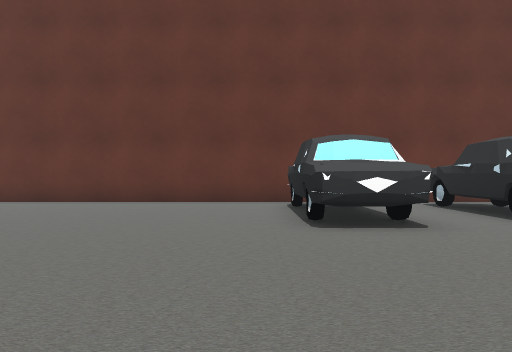
view 1 (above)

24 first-person views from a walk through a 3-D level made in the Unity game engine. The camera is 0.72 m above the floor, looks level and sees 70° across. The floor is counted in squares, 1 m on a side. Each view is taken from the middle of a square. On the plan, view 1 faces up. The plan holds only what a view shows up to about 11 squares ahead; the rest is blank. The place goes on beyond the plan. The player character is not drawn.

view 2
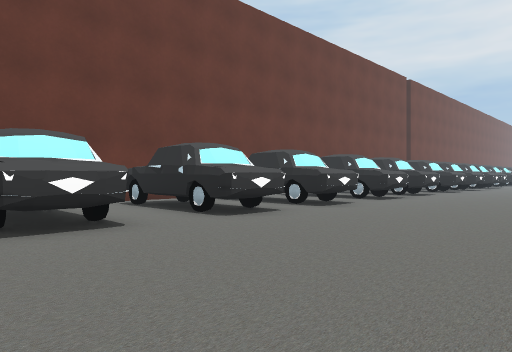

view 3
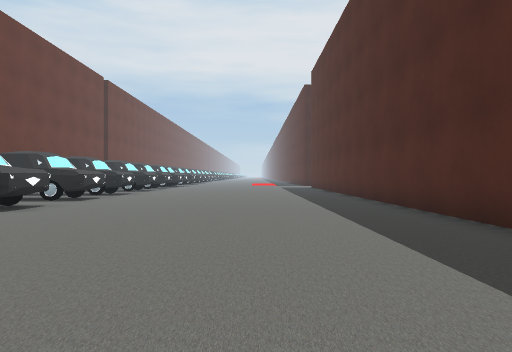

view 4
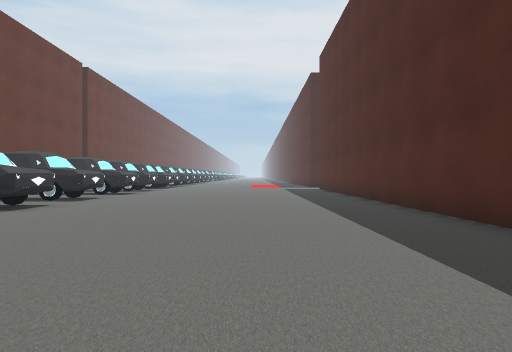

view 5
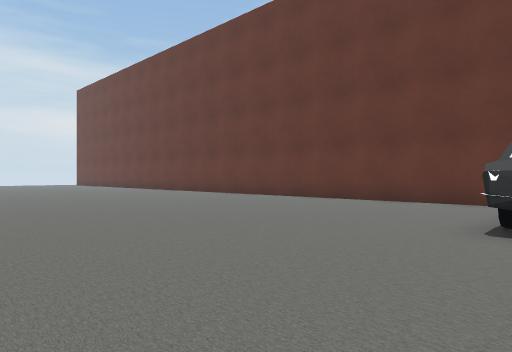

view 6
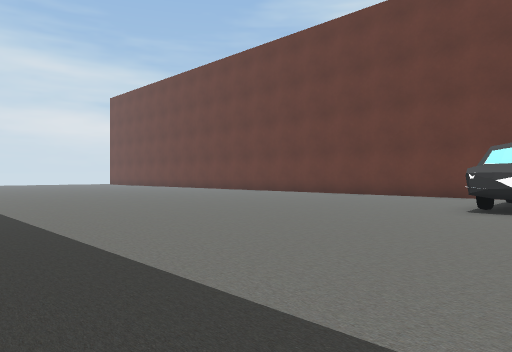

view 7
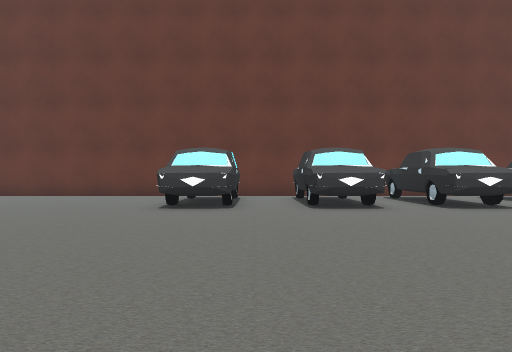

view 8
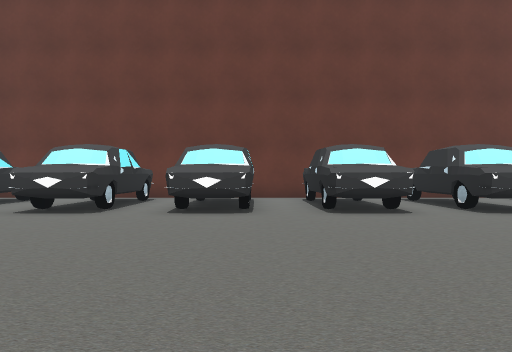

view 9
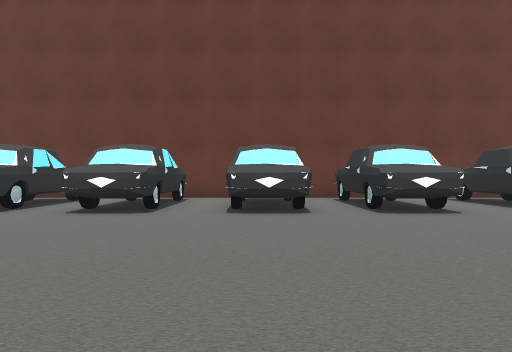

view 10
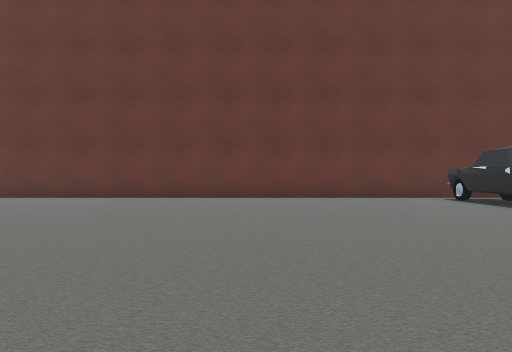

view 11
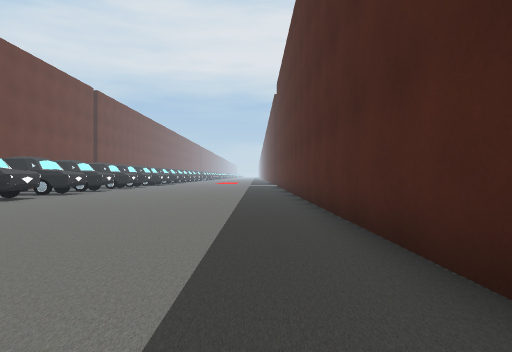

view 12
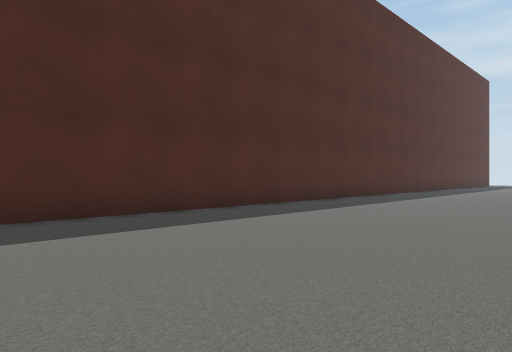

view 13
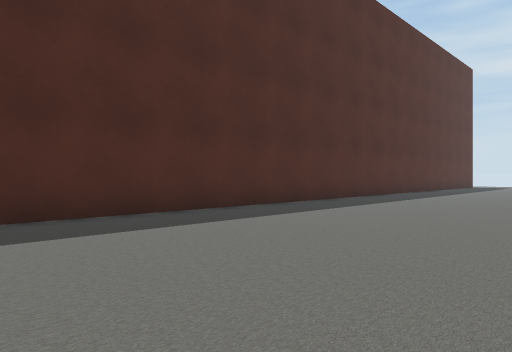

view 14
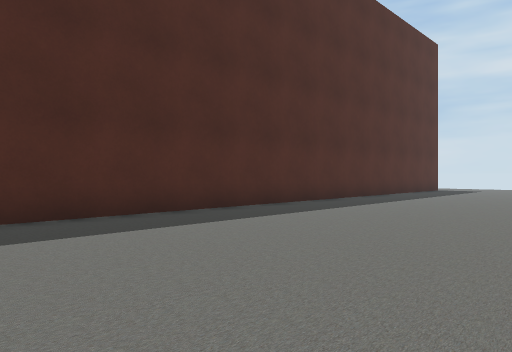

view 15
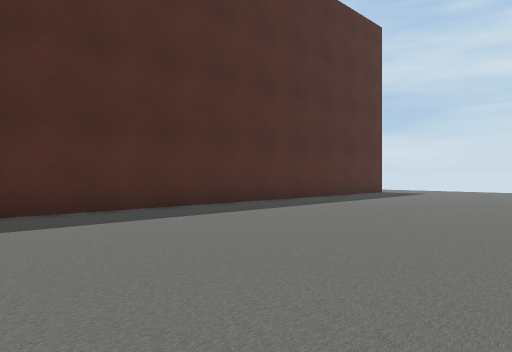

view 16
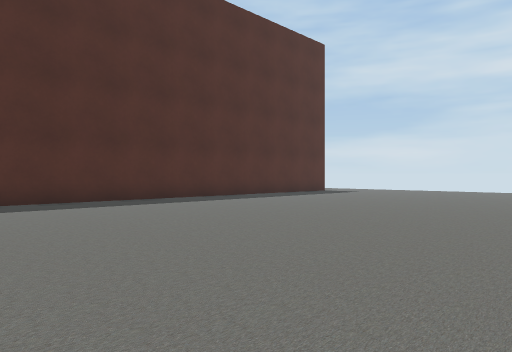

view 17
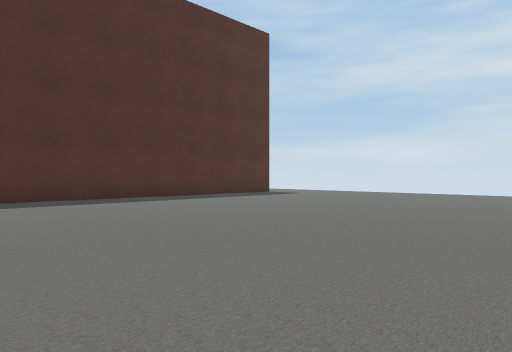

view 18
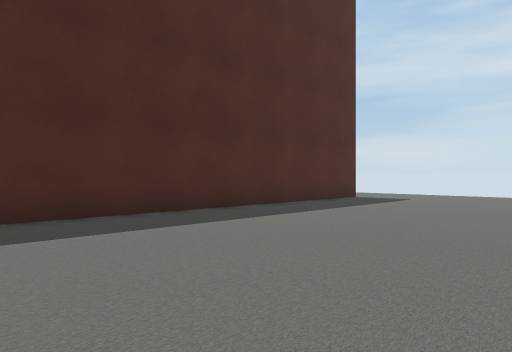

view 19
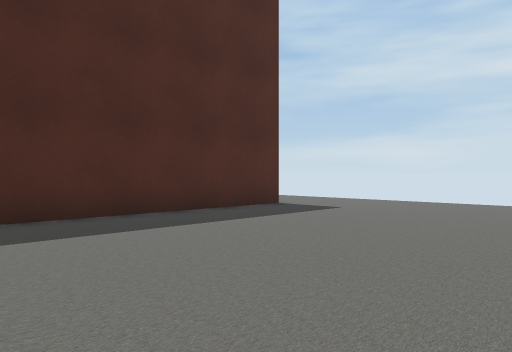

view 20
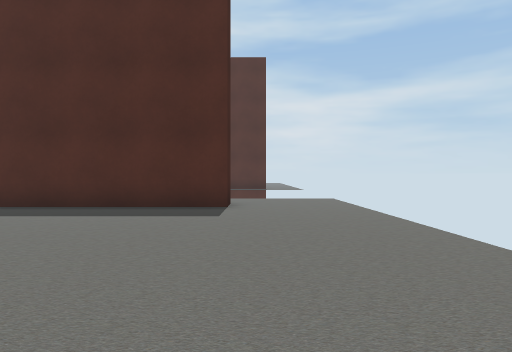

view 21
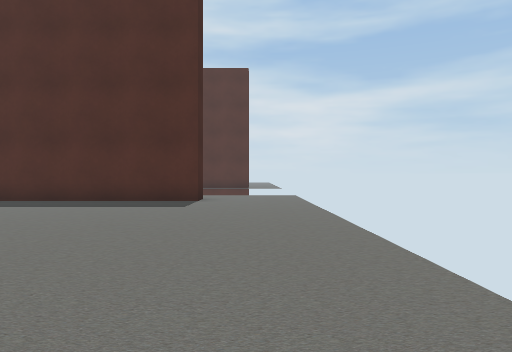

view 22
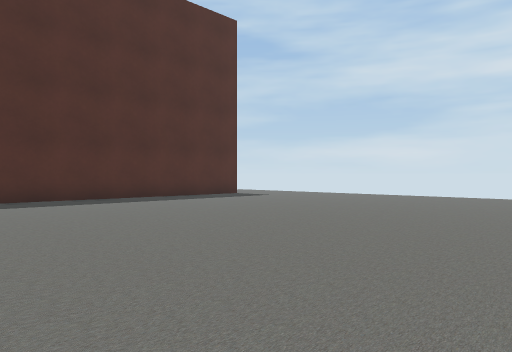

view 23
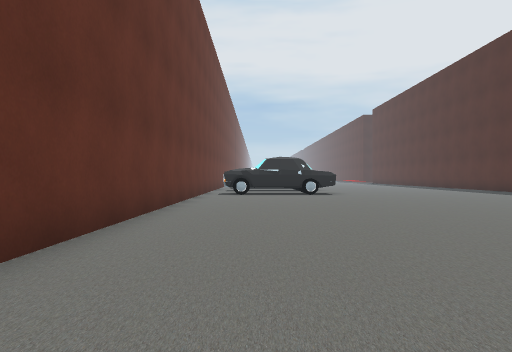

view 24
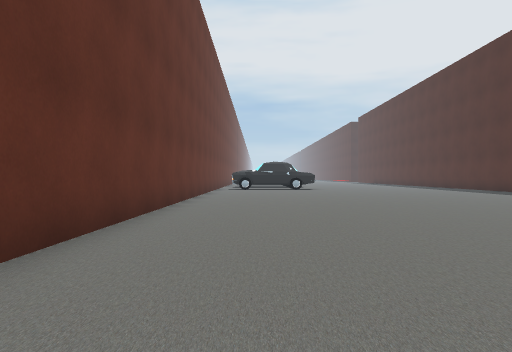

### Floor plan
Key: @ floor where view 1 was taken; # wall or solid block; . floor; C car.
Columns run from 29 left of view 1 to 15 right of it. Each row starts with its distance up from view 1.
 10               #################   ##
  9              .................CC.C C  CCC C
  8           ....................CC.C CC CCCCCCC
  7  .   .........................CC.CCCCCCCC CC
  6  .............................CC.CCCCCCCCCCCC
  5 ..............................CC.CCCCCC.CC.CC
  4 .............................................
  3 .............................................
  2 ............................................
  1 ............................................
  0 .............................@..............
 -1 ............................................
 -2 ............................................
 -3 ............................................
 -4 ...#########################################
 -5 ....
 -6 ...

Where each view was taken, in squares from view 1:
view 1: 0 up, 0 right, facing up
view 2: 0 up, 0 right, facing up-right
view 3: 0 up, 0 right, facing right
view 4: 0 up, 3 right, facing right
view 5: 0 up, 2 right, facing up-left
view 6: 3 down, 3 right, facing up-left
view 7: 3 down, 3 right, facing up
view 8: 2 down, 9 right, facing up
view 9: 2 down, 11 right, facing up
view 10: 2 down, 5 left, facing up
view 11: 2 down, 3 left, facing right
view 12: 3 up, 3 right, facing down-left
view 13: 3 up, 1 left, facing down-left
view 14: 3 up, 7 left, facing down-left
view 15: 4 up, 11 left, facing down-left
view 16: 7 up, 11 left, facing down-left
view 17: 8 up, 14 left, facing down-left
view 18: 3 up, 15 left, facing down-left
view 19: 3 up, 19 left, facing down-left
view 20: 5 up, 27 left, facing down
view 21: 7 up, 28 left, facing down
view 22: 8 up, 16 left, facing down-left
view 23: 8 up, 13 left, facing right
view 24: 8 up, 18 left, facing right
